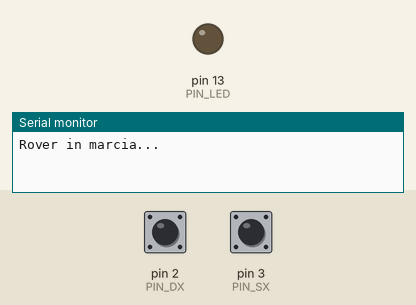
Bench run of a sketch on a simulated Arduino Uno, built with avr-gcc and run on an emulated ATmega328P. Shown: output pins drawn as LEDs (lit = HIGH), the last lines printed to the serial monitor. The test bench sets the inputs (shaded band); at power-on: pin 2 (PIN_DX) HIGH, pin 3 (PIN_SX) HIGH.

Above: at 1.2 s.
1.3 s: pin 2 (PIN_DX) pulled LOW for 0.15 s
At 2.7 s:
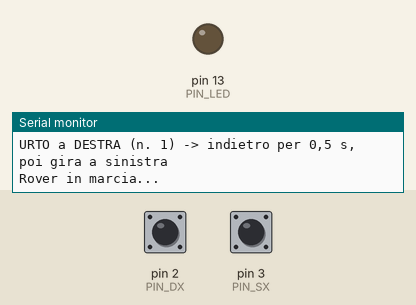
4.3 s: pin 3 (PIN_SX) pulled LOW for 3.2 s
At 5.0 s:
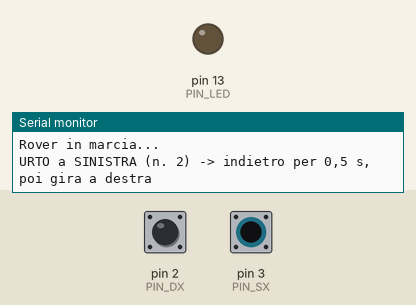
9.0 s: pin 2 (PIN_DX) pulled LOW for 3.2 s
At 10.0 s:
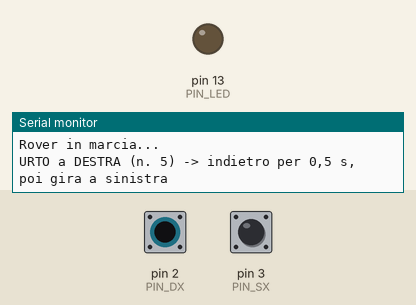
13.7 s: pin 2 (PIN_DX) driven LOW and pin 3 (PIN_SX) driven LOW
At 14.5 s:
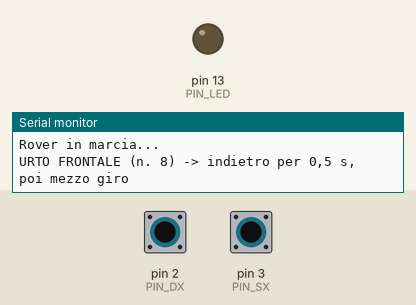
Timing chart, 0 to 17.7 s (numbered marks = the images above; inputs shaded):
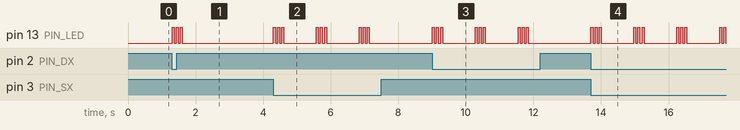

Measured:
- after the input at 1.3 s, pin 13 (PIN_LED): alternates HIGH for 0.06 s and LOW for 0.06 s, 6 changes in all, then stays LOW, starting at once
- after the input at 4.3 s, pin 13 (PIN_LED): LOW → HIGH at once, then repeats every 1.3 s: 2 × (LOW 0.06 s, HIGH 0.06 s), LOW 0.97 s, HIGH 0.06 s, until it stays LOW from 7.1 s
- after the input at 9.0 s, pin 13 (PIN_LED): LOW → HIGH at once, then repeats every 1.3 s: 2 × (LOW 0.06 s, HIGH 0.06 s), LOW 0.97 s, HIGH 0.06 s
- after the input at 13.7 s, pin 13 (PIN_LED): LOW → HIGH at once, then repeats every 1.3 s: 2 × (LOW 0.06 s, HIGH 0.06 s), LOW 0.97 s, HIGH 0.06 s

The sketch:

es25_bumper.ino
```cpp
// Scheda 25 - Paraurti (bumper) con due microswitch
// Microswitch sinistro: NO sul pin 3, COM su GND. Microswitch destro: NO sul pin 2, COM su GND.
// Il LED sulla scheda (pin 13) lampeggia a ogni urto. Il programma dice che cosa dovrebbe fare il rover.

const int PIN_SX = 3;
const int PIN_DX = 2;
const int PIN_LED = 13;

int urti = 0;

void setup() {
  pinMode(PIN_SX, INPUT_PULLUP);    // premuto = LOW, come il pulsante della Scheda 2
  pinMode(PIN_DX, INPUT_PULLUP);
  pinMode(PIN_LED, OUTPUT);
  Serial.begin(9600);
  Serial.println("Rover in marcia...");
}

void urto(const char* lato, const char* manovra) {
  urti++;
  for (int i = 0; i < 3; i++) {     // tre lampi veloci
    digitalWrite(PIN_LED, HIGH); delay(60);
    digitalWrite(PIN_LED, LOW);  delay(60);
  }
  Serial.print("URTO ");
  Serial.print(lato);
  Serial.print(" (n. ");
  Serial.print(urti);
  Serial.print(") -> indietro per 0,5 s, poi ");
  Serial.println(manovra);
  delay(500);                        // qui il rover andrebbe indietro...
  delay(400);                        // ...e qui girerebbe
  Serial.println("Rover in marcia...");
}

void loop() {
  bool sx = (digitalRead(PIN_SX) == LOW);
  bool dx = (digitalRead(PIN_DX) == LOW);

  if (sx && dx) {
    urto("FRONTALE", "mezzo giro");
  } else if (sx) {
    urto("a SINISTRA", "gira a destra");
  } else if (dx) {
    urto("a DESTRA", "gira a sinistra");
  }
  delay(10);
}
```
